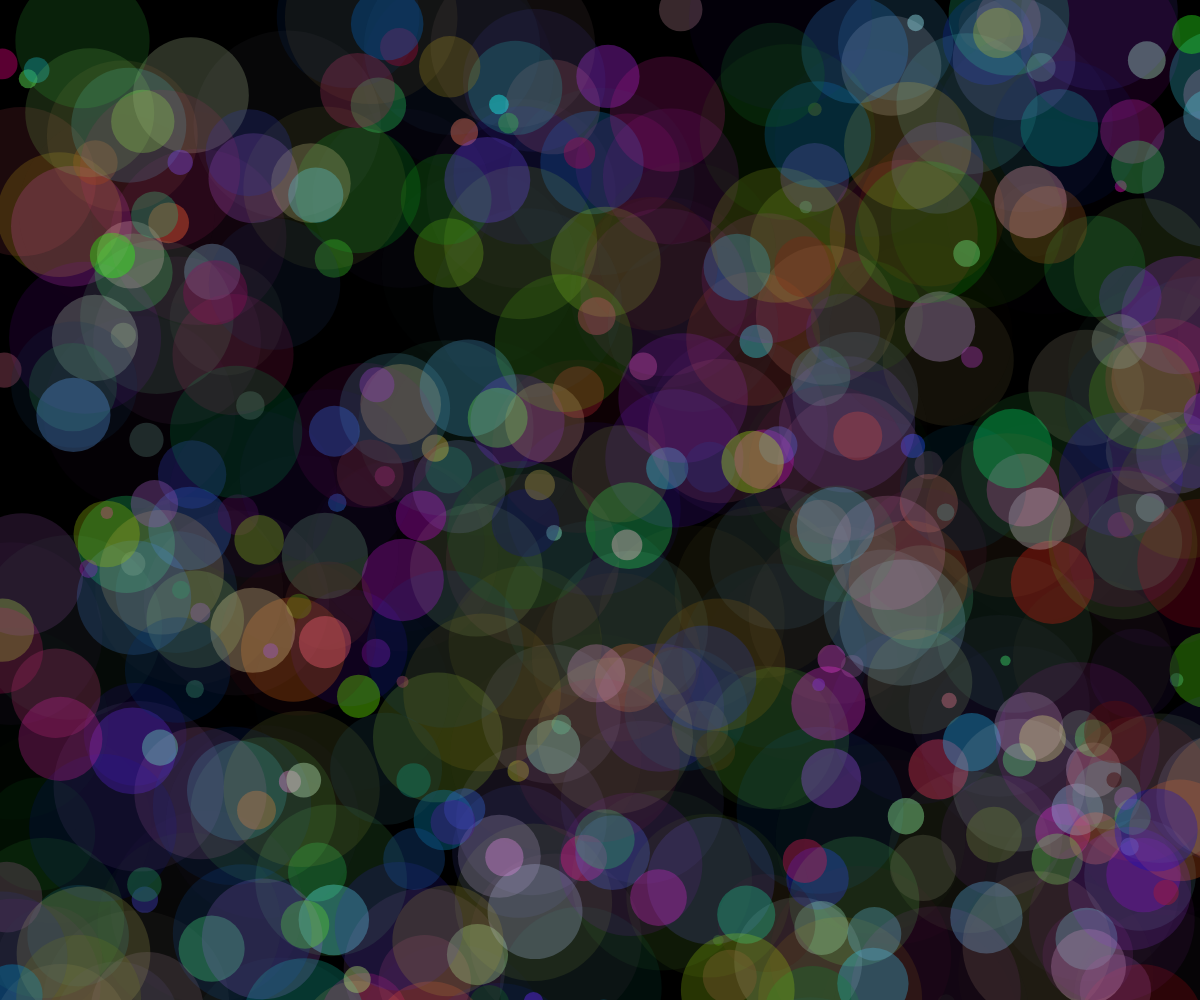
Frame 1 (no input)
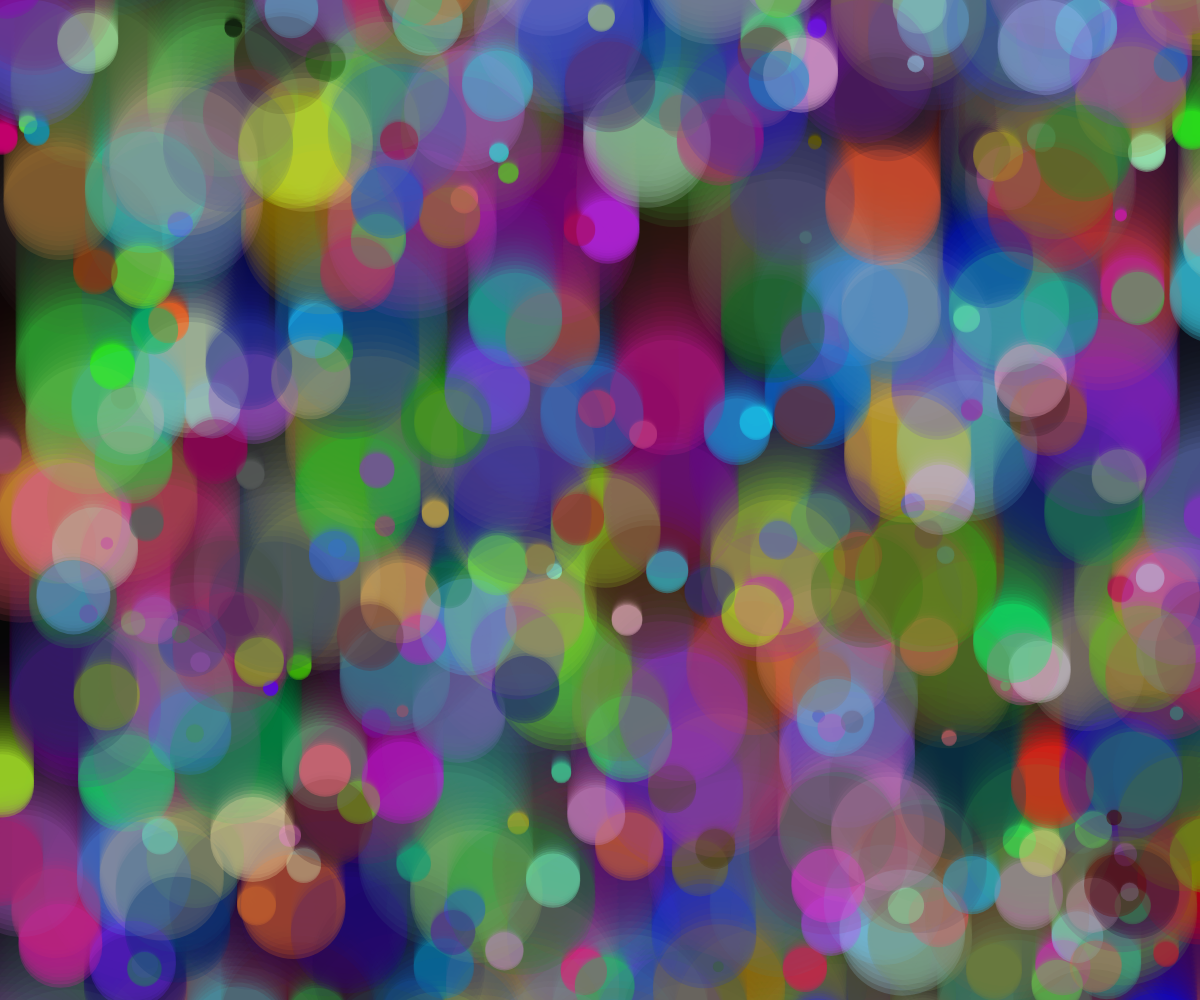
Frame 60 (no input)
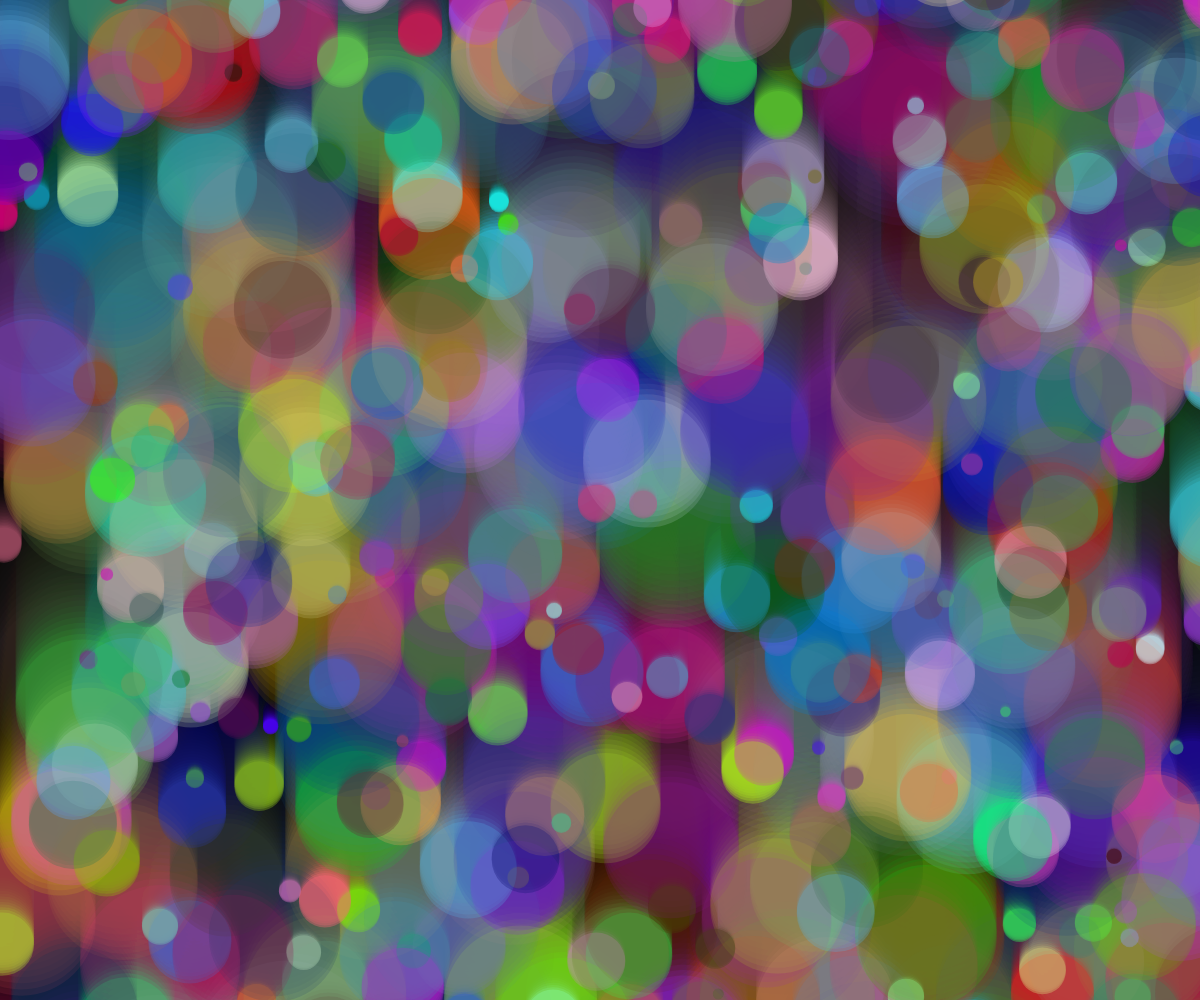
Frame 120 (the mouse pressed at the canvas centre since frame 60)

The p5.js sketch that drew these frames (run headless with seeded random() and noise() and a simulated clock; from frame 60 on, the mouse is pressed at the canvas centre):

// p5.js sketch
// ── sketch.js
// number of balls
const ballsNum = 500;

// maximum radius
const maxRadius = 100;

// pixels per second
const maxSpeed = 500;

// last positions for trail
const lastPositions = 100;

const balls = [];

class Ball {
	x;
	y;
	z;
	width;
	height;
	speed;
	color;

	constructor(x, y, z, width, height, speed, color) {
		this.x = x;
		this.y = y;
		this.z = z;
		this.width = width;
		this.height = height;
		this.speed = speed;
		this.color = color;
	}

	update() {
		this.y += this.speed / Math.max(getFrameRate(), getTargetFrameRate());

		if (this.y >= height) {
			this.y = 0 - this.height;
			this.x = random(-this.width / 2, width);
		}
	}

	draw() {
		scoped(() => {
			// ball
			fill(this.color);
			ellipse(
				this.x,
				this.y,
				this.width,
				this.height
			);
		});
	}
}

function scoped(f){
	push();
	f();
	pop();
}

function setup() {
	createCanvas(windowWidth, windowHeight);
	noStroke();
	background(0);
	ellipseMode(CORNER);

	for(let i = 0; i < ballsNum; i++){
		const z = random(0.05, 1);

		const radius = maxRadius * z;
		const speed = maxSpeed * z;
		const alpha = 127 * (1 - z);

		balls.push(
			new Ball(
				random(-radius, width),
				random(-radius, height),
				z,
				radius * 2,
				radius * 2,
				speed,
				color(random(0, 255), random(0, 255), random(0, 255), alpha)
			)
		);
	}
}

function windowResized() {
	resizeCanvas(windowWidth, windowHeight);
}

function draw(){
	background(0, 0, 0, 20);

	for(const ball of balls){
		ball.update();
		ball.draw();
	}
}
